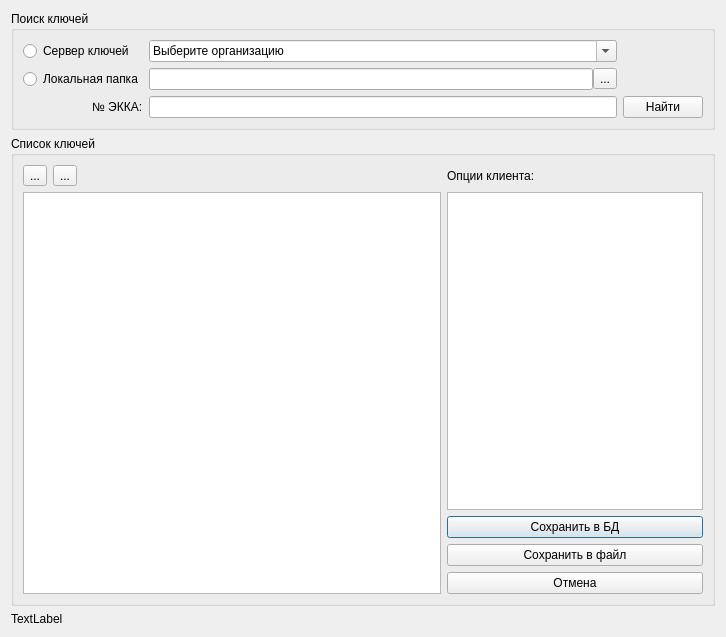
<?xml version="1.0" encoding="UTF-8"?>
<ui version="4.0">
 <class>FindKeysDialog</class>
 <widget class="QDialog" name="FindKeysDialog">
  <property name="geometry">
   <rect>
    <x>0</x>
    <y>0</y>
    <width>726</width>
    <height>637</height>
   </rect>
  </property>
  <property name="windowTitle">
   <string>Dialog</string>
  </property>
  <layout class="QGridLayout" name="gridLayout_3" rowstretch="0,1,0,0">
   <item row="0" column="0">
    <widget class="QGroupBox" name="groupBox">
     <property name="title">
      <string>Поиск ключей</string>
     </property>
     <layout class="QGridLayout" name="gridLayout">
      <item row="0" column="0">
       <widget class="QRadioButton" name="radioButtonDatabase">
        <property name="text">
         <string>Сервер ключей</string>
        </property>
       </widget>
      </item>
      <item row="0" column="1">
       <widget class="QComboBox" name="comboBoxFirms">
        <property name="editable">
         <bool>true</bool>
        </property>
        <property name="currentText">
         <string>Выберите организацию</string>
        </property>
        <property name="maxVisibleItems">
         <number>20</number>
        </property>
       </widget>
      </item>
      <item row="1" column="0">
       <widget class="QRadioButton" name="radioButtonFolder">
        <property name="text">
         <string>Локальная папка</string>
        </property>
       </widget>
      </item>
      <item row="2" column="0" alignment="Qt::AlignRight">
       <widget class="QLabel" name="label">
        <property name="text">
         <string>№ ЭККА:</string>
        </property>
       </widget>
      </item>
      <item row="2" column="1">
       <widget class="QLineEdit" name="lineEditZN"/>
      </item>
      <item row="2" column="2">
       <widget class="QPushButton" name="pushButtonFind">
        <property name="text">
         <string>Найти</string>
        </property>
        <property name="icon">
         <iconset resource="../recource.qrc">
          <normaloff>:/Icons/find.png</normaloff>:/Icons/find.png</iconset>
        </property>
       </widget>
      </item>
      <item row="1" column="1">
       <layout class="QHBoxLayout" name="horizontalLayout">
        <property name="spacing">
         <number>0</number>
        </property>
        <item>
         <widget class="QLineEdit" name="lineEditPath"/>
        </item>
        <item>
         <widget class="QToolButton" name="toolButtonFolder">
          <property name="text">
           <string>...</string>
          </property>
          <property name="icon">
           <iconset resource="../recource.qrc">
            <normaloff>:/Icons/folder.png</normaloff>:/Icons/folder.png</iconset>
          </property>
         </widget>
        </item>
       </layout>
      </item>
     </layout>
    </widget>
   </item>
   <item row="1" column="0">
    <widget class="QGroupBox" name="groupBoxRro">
     <property name="title">
      <string>Список ключей</string>
     </property>
     <layout class="QGridLayout" name="gridLayout_2" rowstretch="0,0,0,0,0,0,0" columnstretch="0,0,1,0">
      <item row="0" column="0">
       <widget class="QToolButton" name="toolButtonSelectAll">
        <property name="toolTip">
         <string>Выбрать все</string>
        </property>
        <property name="text">
         <string>...</string>
        </property>
        <property name="icon">
         <iconset resource="../recource.qrc">
          <normaloff>:/Icons/SelectAl.png</normaloff>:/Icons/SelectAl.png</iconset>
        </property>
       </widget>
      </item>
      <item row="1" column="3" rowspan="3">
       <widget class="QPlainTextEdit" name="plainTextEdit"/>
      </item>
      <item row="4" column="3">
       <widget class="QPushButton" name="pushButtonSaveDB">
        <property name="text">
         <string>Сохранить в БД</string>
        </property>
        <property name="icon">
         <iconset resource="../recource.qrc">
          <normaloff>:/Icons/server.png</normaloff>:/Icons/server.png</iconset>
        </property>
        <property name="iconSize">
         <size>
          <width>32</width>
          <height>32</height>
         </size>
        </property>
        <property name="default">
         <bool>true</bool>
        </property>
        <property name="flat">
         <bool>false</bool>
        </property>
       </widget>
      </item>
      <item row="0" column="1" colspan="2">
       <widget class="QToolButton" name="toolButtonUnSelectAll">
        <property name="toolTip">
         <string>Снять выделение</string>
        </property>
        <property name="text">
         <string>...</string>
        </property>
        <property name="icon">
         <iconset resource="../recource.qrc">
          <normaloff>:/Icons/unselectAll.png</normaloff>:/Icons/unselectAll.png</iconset>
        </property>
        <property name="popupMode">
         <enum>QToolButton::DelayedPopup</enum>
        </property>
        <property name="autoRaise">
         <bool>false</bool>
        </property>
       </widget>
      </item>
      <item row="5" column="3">
       <widget class="QPushButton" name="pushButtonSaveFolder">
        <property name="text">
         <string>Сохранить в файл</string>
        </property>
        <property name="icon">
         <iconset resource="../recource.qrc">
          <normaloff>:/Icons/folder2.png</normaloff>:/Icons/folder2.png</iconset>
        </property>
        <property name="iconSize">
         <size>
          <width>32</width>
          <height>32</height>
         </size>
        </property>
       </widget>
      </item>
      <item row="6" column="3">
       <widget class="QPushButton" name="pushButton">
        <property name="text">
         <string>Отмена</string>
        </property>
        <property name="icon">
         <iconset resource="../recource.qrc">
          <normaloff>:/Icons/exit.png</normaloff>:/Icons/exit.png</iconset>
        </property>
        <property name="iconSize">
         <size>
          <width>32</width>
          <height>32</height>
         </size>
        </property>
        <property name="checkable">
         <bool>false</bool>
        </property>
       </widget>
      </item>
      <item row="1" column="0" rowspan="6" colspan="3">
       <widget class="QTableView" name="tableView">
        <property name="editTriggers">
         <set>QAbstractItemView::NoEditTriggers</set>
        </property>
        <property name="alternatingRowColors">
         <bool>true</bool>
        </property>
        <property name="selectionBehavior">
         <enum>QAbstractItemView::SelectRows</enum>
        </property>
       </widget>
      </item>
      <item row="0" column="3">
       <widget class="QLabel" name="label_2">
        <property name="text">
         <string>Опции клиента:</string>
        </property>
       </widget>
      </item>
     </layout>
    </widget>
   </item>
   <item row="3" column="0">
    <widget class="QLabel" name="labelInfo">
     <property name="text">
      <string>TextLabel</string>
     </property>
    </widget>
   </item>
  </layout>
 </widget>
 <resources>
  <include location="../recource.qrc"/>
 </resources>
 <connections/>
</ui>
